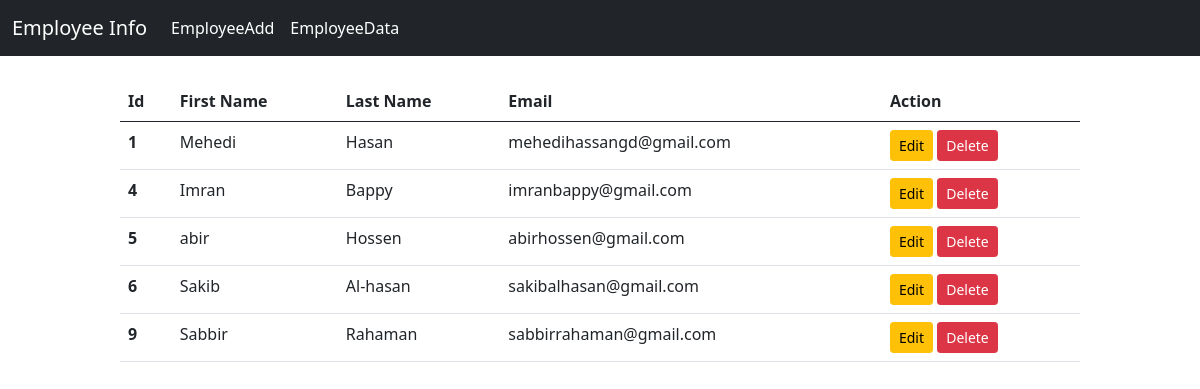
/data_show/, run on the app's committed database.
### list/models.py (models this page shows)
class EmployeeModel(models.Model):
    f_name = models.CharField(max_length=30)
    l_name = models.CharField(max_length=30)
    email = models.EmailField(max_length=30)

### list/views.py (the view)
# urls.py: path('data_show/',views.employeeshowdata, name='datashow'),
def employeeshowdata(request):
    form = EmployeeModel.objects.all()
    return render(request,'showdata.html',{'form':form})

### list/templates/showdata.html
{% extends 'base.html' %}
{% block content %}
{% if form %}
<table class="table" style="width:80%; margin: auto; margin-top:25px">
  <thead>
    <tr>
      <th scope="col">Id</th>
      <th scope="col">First Name</th>
      <th scope="col">Last Name</th>
      <th scope="col">Email</th>
      <th scope="col">Action</th>
    </tr>
  </thead>
  <tbody>
      {% for i in form %}
      <tr>
          <th scope="row">{{i.id}}</th>
          <td>{{i.f_name}}</td>
          <td>{{i.l_name}}</td>
          <td>{{i.email}}</td>
          <td><a class="btn btn-warning btn-sm" href="{% url 'dataupdate' i.id %}">Edit</a>
          <a class="btn btn-danger btn-sm" href="{% url 'datadelete' id=i.id %}">Delete</a></td>
        </tr>
      {% endfor %}
  </tbody>
</table>
{% else %}
    <h3>There is No Data!</h3>
{% endif %}
{% endblock content %}

### list/templates/base.html (shortened to what this page needs)
<!doctype html>
<html lang="en">
  <head>
    <link href="https://cdn.jsdelivr.net/npm/bootstrap@5.0.2/dist/css/bootstrap.min.css" rel="stylesheet">
  </head>
  <body>
    <nav class="navbar navbar-expand-lg navbar-dark bg-dark">
      <div class="container-fluid">
        <a class="navbar-brand" href="#">Employee Info</a>
        <div class="collapse navbar-collapse" id="navbarNav">
          <ul class="navbar-nav">
            <li class="nav-item">
              <a class="nav-link active" aria-current="page" href="{% url 'formshow' %}">EmployeeAdd</a>
            </li>
            <li class="nav-item">
              <a class="nav-link active" aria-current="page" href="{% url 'datashow' %}">EmployeeData</a>
            </li>
          </ul>
        </div>
      </div>
    </nav>
    {% block content %}{% endblock content %}
  </body>
</html>

### data on the page
EmployeeModel: id "1", f_name "Mehedi", l_name "Hasan", email "mehedihassangd@gmail.com"
EmployeeModel: id "4", f_name "Imran", l_name "Bappy", email "imranbappy@gmail.com"
EmployeeModel: id "5", f_name "abir", l_name "Hossen", email "abirhossen@gmail.com"
EmployeeModel: id "6", f_name "Sakib", l_name "Al-hasan", email "sakibalhasan@gmail.com"
EmployeeModel: id "9", f_name "Sabbir", l_name "Rahaman", email "sabbirrahaman@gmail.com"
